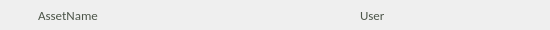
   <widget class="QFrame" name="AssetSQ_FrameSmall">
    <property name="geometry">
     <rect>
      <x>130</x>
      <y>300</y>
      <width>550</width>
      <height>30</height>
     </rect>
    </property>
    <property name="maximumSize">
     <size>
      <width>550</width>
      <height>30</height>
     </size>
    </property>
    <property name="frameShape">
     <enum>QFrame::NoFrame</enum>
    </property>
    <property name="frameShadow">
     <enum>QFrame::Raised</enum>
    </property>
    <widget class="QLabel" name="ASLS_labelA">
     <property name="geometry">
      <rect>
       <x>27</x>
       <y>2</y>
       <width>225</width>
       <height>25</height>
      </rect>
     </property>
     <property name="minimumSize">
      <size>
       <width>200</width>
       <height>25</height>
      </size>
     </property>
     <property name="maximumSize">
      <size>
       <width>400</width>
       <height>25</height>
      </size>
     </property>
     <property name="text">
      <string/>
     </property>
     <property name="pixmap">
      <pixmap>../UI/assetLong_A01.png</pixmap>
     </property>
     <property name="scaledContents">
      <bool>true</bool>
     </property>
    </widget>
    <widget class="QPushButton" name="ASLS_buttonM">
     <property name="enabled">
      <bool>true</bool>
     </property>
     <property name="geometry">
      <rect>
       <x>276</x>
       <y>4</y>
       <width>22</width>
       <height>22</height>
      </rect>
     </property>
     <property name="maximumSize">
      <size>
       <width>22</width>
       <height>22</height>
      </size>
     </property>
     <property name="autoFillBackground">
      <bool>false</bool>
     </property>
     <property name="text">
      <string/>
     </property>
     <property name="icon">
      <iconset>
       <normaloff>../UI/button_Asset_mod_01.png</normaloff>
       <normalon>../UI/button_Asset_mod_02.png</normalon>
       <selectedon>../UI/button_Asset_mod_01.png</selectedon>../UI/button_Asset_mod_01.png</iconset>
     </property>
     <property name="iconSize">
      <size>
       <width>22</width>
       <height>22</height>
      </size>
     </property>
     <property name="checkable">
      <bool>true</bool>
     </property>
     <property name="flat">
      <bool>true</bool>
     </property>
    </widget>
    <widget class="QPushButton" name="ASLS_buttonC">
     <property name="geometry">
      <rect>
       <x>252</x>
       <y>4</y>
       <width>22</width>
       <height>22</height>
      </rect>
     </property>
     <property name="maximumSize">
      <size>
       <width>22</width>
       <height>22</height>
      </size>
     </property>
     <property name="autoFillBackground">
      <bool>false</bool>
     </property>
     <property name="text">
      <string/>
     </property>
     <property name="icon">
      <iconset>
       <normaloff>../UI/button_Asset_concept_01.png</normaloff>
       <normalon>../UI/button_Asset_concept_02.png</normalon>
       <activeon>../UI/button_Asset_concept_02.png</activeon>
       <selectedon>../UI/button_Asset_concept_01.png</selectedon>../UI/button_Asset_concept_01.png</iconset>
     </property>
     <property name="iconSize">
      <size>
       <width>22</width>
       <height>22</height>
      </size>
     </property>
     <property name="checkable">
      <bool>true</bool>
     </property>
     <property name="flat">
      <bool>true</bool>
     </property>
    </widget>
    <widget class="QPushButton" name="ASLS_buttonT">
     <property name="enabled">
      <bool>true</bool>
     </property>
     <property name="geometry">
      <rect>
       <x>300</x>
       <y>4</y>
       <width>22</width>
       <height>22</height>
      </rect>
     </property>
     <property name="maximumSize">
      <size>
       <width>22</width>
       <height>22</height>
      </size>
     </property>
     <property name="autoFillBackground">
      <bool>false</bool>
     </property>
     <property name="text">
      <string/>
     </property>
     <property name="icon">
      <iconset>
       <normaloff>../UI/button_Asset_Tex_01.png</normaloff>
       <normalon>../UI/button_Asset_Tex_02.png</normalon>
       <activeoff>../UI/button_Asset_Tex_01.png</activeoff>
       <activeon>../UI/button_Asset_Tex_02.png</activeon>
       <selectedoff>../UI/button_Asset_Tex_01.png</selectedoff>
       <selectedon>../UI/button_Asset_Tex_02.png</selectedon>../UI/button_Asset_Tex_01.png</iconset>
     </property>
     <property name="iconSize">
      <size>
       <width>22</width>
       <height>22</height>
      </size>
     </property>
     <property name="checkable">
      <bool>true</bool>
     </property>
     <property name="flat">
      <bool>true</bool>
     </property>
    </widget>
    <widget class="QPushButton" name="ASLS_buttonR">
     <property name="geometry">
      <rect>
       <x>324</x>
       <y>4</y>
       <width>22</width>
       <height>22</height>
      </rect>
     </property>
     <property name="maximumSize">
      <size>
       <width>22</width>
       <height>22</height>
      </size>
     </property>
     <property name="autoFillBackground">
      <bool>false</bool>
     </property>
     <property name="text">
      <string/>
     </property>
     <property name="icon">
      <iconset>
       <normaloff>../UI/button_Asset_Rig_01.png</normaloff>
       <normalon>../UI/button_Asset_Rig_02.png</normalon>
       <selectedon>../UI/button_Asset_Rig_02.png</selectedon>../UI/button_Asset_Rig_01.png</iconset>
     </property>
     <property name="iconSize">
      <size>
       <width>22</width>
       <height>22</height>
      </size>
     </property>
     <property name="checkable">
      <bool>true</bool>
     </property>
     <property name="flat">
      <bool>true</bool>
     </property>
    </widget>
    <widget class="QLabel" name="ASLS_labelB">
     <property name="geometry">
      <rect>
       <x>346</x>
       <y>2</y>
       <width>100</width>
       <height>25</height>
      </rect>
     </property>
     <property name="minimumSize">
      <size>
       <width>100</width>
       <height>15</height>
      </size>
     </property>
     <property name="maximumSize">
      <size>
       <width>200</width>
       <height>25</height>
      </size>
     </property>
     <property name="text">
      <string/>
     </property>
     <property name="pixmap">
      <pixmap>../UI/userBlockB.png</pixmap>
     </property>
     <property name="scaledContents">
      <bool>true</bool>
     </property>
    </widget>
    <widget class="QLabel" name="ASLS_textA">
     <property name="geometry">
      <rect>
       <x>38</x>
       <y>8</y>
       <width>200</width>
       <height>14</height>
      </rect>
     </property>
     <property name="maximumSize">
      <size>
       <width>200</width>
       <height>14</height>
      </size>
     </property>
     <property name="palette">
      <palette>
       <active>
        <colorrole role="WindowText">
         <brush brushstyle="SolidPattern">
          <color alpha="255">
           <red>76</red>
           <green>85</green>
           <blue>73</blue>
          </color>
         </brush>
        </colorrole>
        <colorrole role="Text">
         <brush brushstyle="SolidPattern">
          <color alpha="255">
           <red>255</red>
           <green>255</green>
           <blue>255</blue>
          </color>
         </brush>
        </colorrole>
       </active>
       <inactive>
        <colorrole role="WindowText">
         <brush brushstyle="SolidPattern">
          <color alpha="255">
           <red>76</red>
           <green>85</green>
           <blue>73</blue>
          </color>
         </brush>
        </colorrole>
        <colorrole role="Text">
         <brush brushstyle="SolidPattern">
          <color alpha="255">
           <red>255</red>
           <green>255</green>
           <blue>255</blue>
          </color>
         </brush>
        </colorrole>
       </inactive>
       <disabled>
        <colorrole role="WindowText">
         <brush brushstyle="SolidPattern">
          <color alpha="255">
           <red>120</red>
           <green>120</green>
           <blue>120</blue>
          </color>
         </brush>
        </colorrole>
        <colorrole role="Text">
         <brush brushstyle="SolidPattern">
          <color alpha="255">
           <red>120</red>
           <green>120</green>
           <blue>120</blue>
          </color>
         </brush>
        </colorrole>
       </disabled>
      </palette>
     </property>
     <property name="font">
      <font>
       <family>Calibri</family>
       <pointsize>10</pointsize>
      </font>
     </property>
     <property name="text">
      <string>AssetName</string>
     </property>
    </widget>
    <widget class="QLabel" name="ASLS_textB">
     <property name="geometry">
      <rect>
       <x>360</x>
       <y>8</y>
       <width>81</width>
       <height>14</height>
      </rect>
     </property>
     <property name="maximumSize">
      <size>
       <width>100</width>
       <height>14</height>
      </size>
     </property>
     <property name="palette">
      <palette>
       <active>
        <colorrole role="WindowText">
         <brush brushstyle="SolidPattern">
          <color alpha="255">
           <red>76</red>
           <green>85</green>
           <blue>73</blue>
          </color>
         </brush>
        </colorrole>
       </active>
       <inactive>
        <colorrole role="WindowText">
         <brush brushstyle="SolidPattern">
          <color alpha="255">
           <red>76</red>
           <green>85</green>
           <blue>73</blue>
          </color>
         </brush>
        </colorrole>
       </inactive>
       <disabled>
        <colorrole role="WindowText">
         <brush brushstyle="SolidPattern">
          <color alpha="255">
           <red>120</red>
           <green>120</green>
           <blue>120</blue>
          </color>
         </brush>
        </colorrole>
       </disabled>
      </palette>
     </property>
     <property name="font">
      <font>
       <family>Calibri</family>
       <pointsize>10</pointsize>
      </font>
     </property>
     <property name="text">
      <string>User</string>
     </property>
    </widget>
    <widget class="QPushButton" name="ASLS_buttonA">
     <property name="geometry">
      <rect>
       <x>2</x>
       <y>2</y>
       <width>25</width>
       <height>25</height>
      </rect>
     </property>
     <property name="palette">
      <palette>
       <active>
        <colorrole role="Base">
         <brush brushstyle="SolidPattern">
          <color alpha="255">
           <red>255</red>
           <green>255</green>
           <blue>255</blue>
          </color>
         </brush>
        </colorrole>
       </active>
       <inactive>
        <colorrole role="Base">
         <brush brushstyle="SolidPattern">
          <color alpha="255">
           <red>255</red>
           <green>255</green>
           <blue>255</blue>
          </color>
         </brush>
        </colorrole>
       </inactive>
       <disabled>
        <colorrole role="Base">
         <brush brushstyle="SolidPattern">
          <color alpha="255">
           <red>255</red>
           <green>255</green>
           <blue>255</blue>
          </color>
         </brush>
        </colorrole>
       </disabled>
      </palette>
     </property>
     <property name="autoFillBackground">
      <bool>false</bool>
     </property>
     <property name="text">
      <string/>
     </property>
     <property name="icon">
      <iconset>
       <normaloff>../UI/user_block.png</normaloff>
       <normalon>../UI/user_block_Check.png</normalon>
       <activeoff>../UI/user_block.png</activeoff>
       <activeon>../UI/user_block_Check.png</activeon>
       <selectedoff>../UI/user_block.png</selectedoff>
       <selectedon>../UI/user_block_Check.png</selectedon>../UI/user_block.png</iconset>
     </property>
     <property name="iconSize">
      <size>
       <width>25</width>
       <height>25</height>
      </size>
     </property>
     <property name="checkable">
      <bool>true</bool>
     </property>
     <property name="flat">
      <bool>true</bool>
     </property>
    </widget>
    <widget class="QPushButton" name="ASLS_button_stateA">
     <property name="enabled">
      <bool>false</bool>
     </property>
     <property name="geometry">
      <rect>
       <x>445</x>
       <y>3</y>
       <width>23</width>
       <height>23</height>
      </rect>
     </property>
     <property name="text">
      <string/>
     </property>
     <property name="icon">
      <iconset>
       <normaloff>../UI/user_block_B.png</normaloff>../UI/user_block_B.png</iconset>
     </property>
     <property name="iconSize">
      <size>
       <width>23</width>
       <height>28</height>
      </size>
     </property>
     <property name="checkable">
      <bool>true</bool>
     </property>
     <property name="flat">
      <bool>true</bool>
     </property>
    </widget>
    <widget class="QPushButton" name="ASLS_button_stateB">
     <property name="enabled">
      <bool>false</bool>
     </property>
     <property name="geometry">
      <rect>
       <x>467</x>
       <y>3</y>
       <width>23</width>
       <height>23</height>
      </rect>
     </property>
     <property name="text">
      <string/>
     </property>
     <property name="icon">
      <iconset>
       <normaloff>../UI/user_block_C.png</normaloff>../UI/user_block_C.png</iconset>
     </property>
     <property name="iconSize">
      <size>
       <width>23</width>
       <height>28</height>
      </size>
     </property>
     <property name="checkable">
      <bool>true</bool>
     </property>
     <property name="flat">
      <bool>true</bool>
     </property>
    </widget>
    <widget class="QPushButton" name="ASLS_button_stateC">
     <property name="enabled">
      <bool>false</bool>
     </property>
     <property name="geometry">
      <rect>
       <x>489</x>
       <y>3</y>
       <width>23</width>
       <height>23</height>
      </rect>
     </property>
     <property name="text">
      <string/>
     </property>
     <property name="icon">
      <iconset>
       <normaloff>../UI/userBlockE.png</normaloff>../UI/userBlockE.png</iconset>
     </property>
     <property name="iconSize">
      <size>
       <width>23</width>
       <height>28</height>
      </size>
     </property>
     <property name="checkable">
      <bool>true</bool>
     </property>
     <property name="flat">
      <bool>true</bool>
     </property>
    </widget>
    <widget class="QPushButton" name="ASLS_button_stateD">
     <property name="enabled">
      <bool>false</bool>
     </property>
     <property name="geometry">
      <rect>
       <x>511</x>
       <y>3</y>
       <width>23</width>
       <height>23</height>
      </rect>
     </property>
     <property name="text">
      <string/>
     </property>
     <property name="icon">
      <iconset>
       <normaloff>../UI/user_block_D.png</normaloff>../UI/user_block_D.png</iconset>
     </property>
     <property name="iconSize">
      <size>
       <width>23</width>
       <height>28</height>
      </size>
     </property>
     <property name="checkable">
      <bool>true</bool>
     </property>
     <property name="flat">
      <bool>true</bool>
     </property>
    </widget>
    <zorder>ASLS_labelA</zorder>
    <zorder>ASLS_buttonM</zorder>
    <zorder>ASLS_buttonC</zorder>
    <zorder>ASLS_buttonT</zorder>
    <zorder>ASLS_buttonR</zorder>
    <zorder>ASLS_labelB</zorder>
    <zorder>ASLS_textB</zorder>
    <zorder>ASLS_buttonA</zorder>
    <zorder>ASLS_button_stateA</zorder>
    <zorder>ASLS_button_stateB</zorder>
    <zorder>ASLS_button_stateC</zorder>
    <zorder>ASLS_button_stateD</zorder>
    <zorder>ASLS_textA</zorder>
   </widget>
